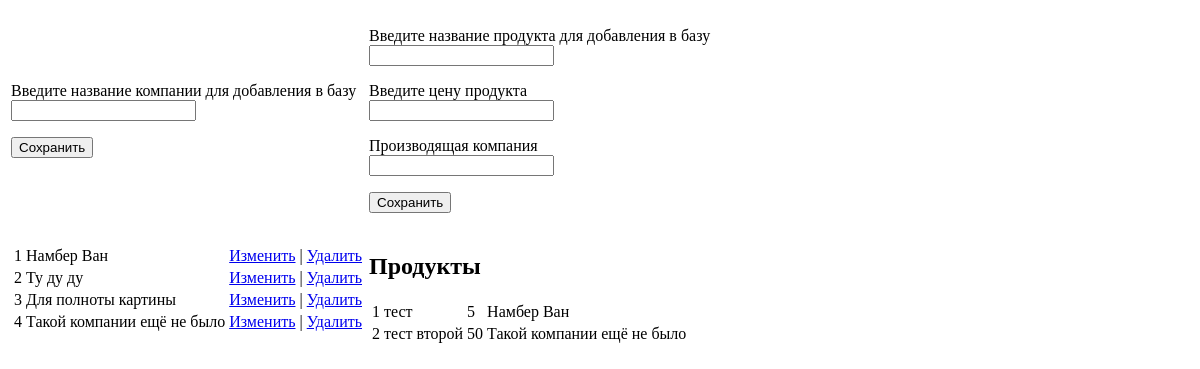
The app's page /relationship/, older data.
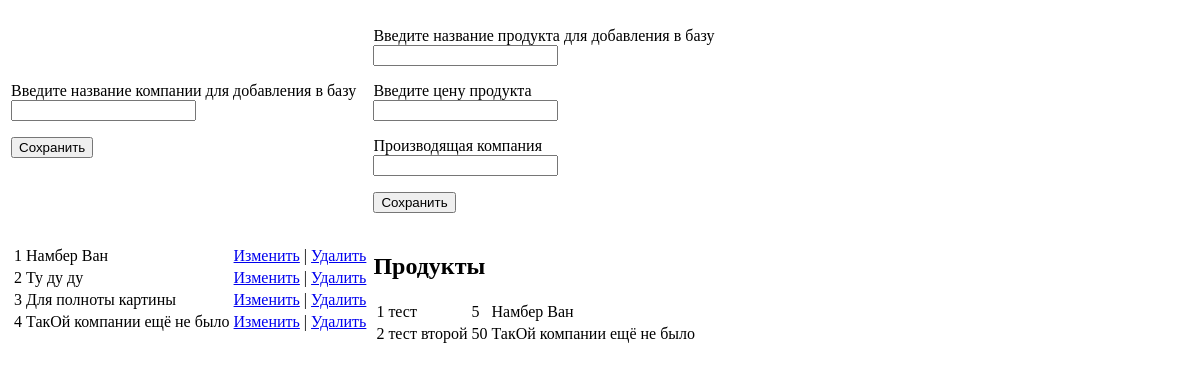
The same page, newer data.
### firstapp/models.py (models this page shows)
class Company(models.Model):
    name = models.CharField(max_length=30)

class Product(models.Model):
    company = models.ForeignKey(Company, on_delete=models.CASCADE)
    name = models.CharField(max_length=30)
    price = models.IntegerField()

### firstapp/views.py (the view)
# urls.py: path('relationship/', views.goods_data),
def goods_data(request):
    companies = Company.objects.all()
    goods = Product.objects.all()
    return render(request, 'firstapp/relationship.html', {"companies": companies, "goods": goods})

### templates/firstapp/relationship.html (shortened to what this page needs)
<!DOCTYPE html>
<html lang="en">
<head>
</head>
<body>
    <table>
        <tr>
            <td>
                <form method="POST" action="create_company/">
                <p>
                    <label>Введите название компании для добавления в базу</label>
                    <br>
                    <input type="text" name="name" />
                </p>
                <p>
                    <input type="submit" value="Сохранить">
                </p>
                </form>
            </td>
            <td>
                <form method="POST" action="create_product/">
                <p>
                    <label>Введите название продукта для добавления в базу</label>
                    <br>
                    <input type="text" name="name" />
                </p>
                <p>
                    <label>Введите цену продукта</label>
                    <br>
                    <input type="number" name="price" />
                </p>
                <p>
                    <label>Производящая компания</label>
                    <br>
                    <input type="text" name="company" />
                </p>
                <p>
                    <input type="submit" value="Сохранить">
                </p>
                </form>
            </td>
        </tr>
        <tr>
            <td>
                <table>
                    {% for company in companies %}
                    <tr>
                        <td>{{ company.id }}</td>
                        <td>{{ company.name }}</td>
                        <td>
                            <a href="edit/{{ company.id }}">Изменить</a> |
                            <a href="delete/{{ company.id }}">Удалить</a>
                        </td>
                    </tr>
                    {% endfor %}
                </table>
            </td>
            <td>
                {% if goods.count > 0 %}
                <h2>Продукты</h2>
                <table>
                    {% for product in goods %}
                    <tr>
                        <td>{{ product.id }}</td>
                        <td>{{ product.name }}</td>
                        <td>{{ product.price }}</td>
                        <td>{{ product.company.name }}</td>
                    </tr>
                    {% endfor %}
                </table>
                {% endif %}
            </td>
        </tr>
    </table>
</body>
</html>

Row changes from the older to the newer data that the page shows:
changed Company id 4: name "Такой компании ещё не было" → "ТакОй компании ещё не было"
changed through a linked row, Product "тест второй": company.name "Такой компании ещё не было" → "ТакОй компании ещё не было"
